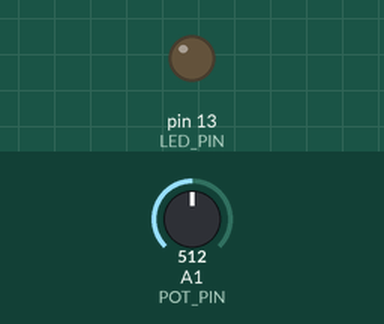
A sketch run on a simulated Arduino Uno, built with avr-gcc and run on an emulated ATmega328P. Shown: output pins drawn as LEDs (lit = HIGH). Inputs (shaded band) come from the test bench; at power-on: A1 (POT_PIN) = 512.

Above: at 1.2 s.
1.3 s: A1 (POT_PIN) set to 306
At 1.8 s:
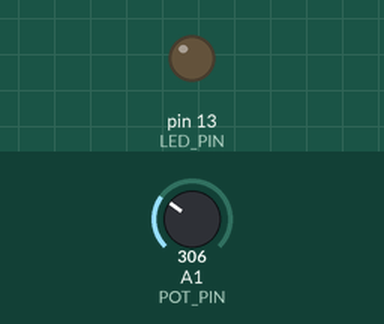
2.9 s: A1 (POT_PIN) set to 108
At 4.2 s:
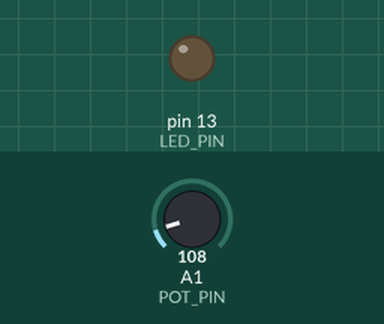
4.5 s: A1 (POT_PIN) set to 95
At 5.3 s:
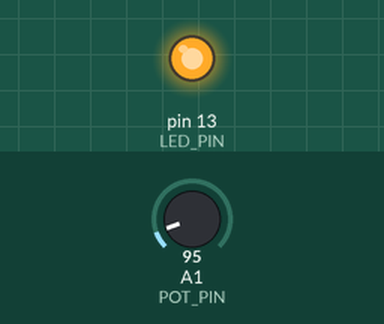
6.0 s: A1 (POT_PIN) set to 122
At 6.5 s:
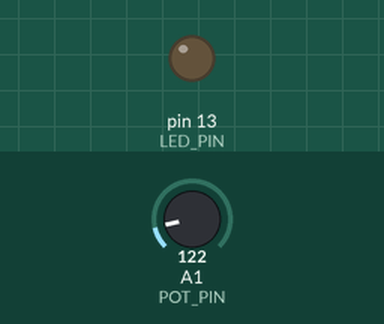
Timing chart, 0 to 8.5 s (numbered marks = the images above; inputs shaded):
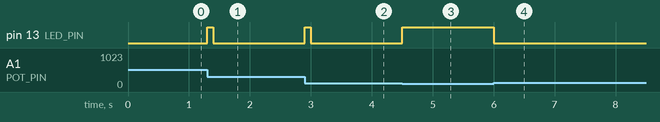

Measured:
- the behaviour switches between 100 and 99 on A1 (POT_PIN) (found by bisection; images 2 and 3)
- after the input at 1.3 s, pin 13 (LED_PIN): LOW → HIGH at once, → LOW 0.10 s later
- after the input at 2.9 s, pin 13 (LED_PIN): LOW → HIGH at once, → LOW 0.10 s later
- after the input at 4.5 s, pin 13 (LED_PIN): LOW → HIGH at once
- after the input at 6.0 s, pin 13 (LED_PIN): HIGH → LOW at once

The sketch:

PIDTest.ino
```cpp
#include <PID_v1.h>

#define POT_PIN A1
#define LED_PIN 13

//Define Variables we'll be connecting to
double Setpoint, Input, Output;

//Specify the links and initial tuning parameters
double Kp=2, Ki=5, Kd=1;
PID myPID(&Input, &Output, &Setpoint, Kp, Ki, Kd, DIRECT);

int iterations = 0;
float startTime;

void setup() {
  Serial.begin(9600);
  pinMode(LED_PIN, OUTPUT);
  Input = analogRead(POT_PIN);
  Setpoint = 100;
  myPID.SetMode(AUTOMATIC);
  startTime = millis();
}

void loop() {
  iterations++;
  Input = analogRead(POT_PIN);
  myPID.Compute();
  digitalWrite(LED_PIN, Output);
  //Serial.print("Input: ");
  //Serial.print(Input);
  //Serial.print("  Output: ");
  //Serial.println(Output);
  if (millis() - startTime > 10000) {
    Serial.print("Iterations: ");
    Serial.println(iterations);
    while (true) {}
  }
}
```
